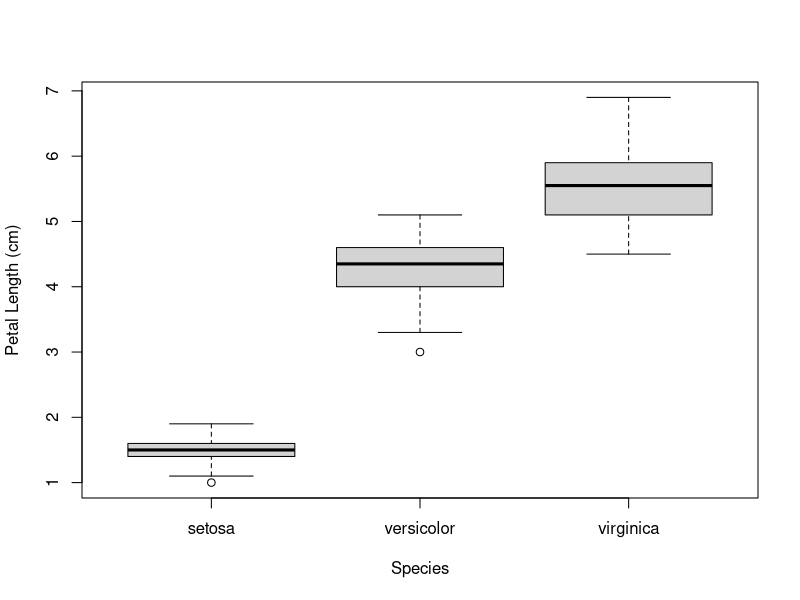
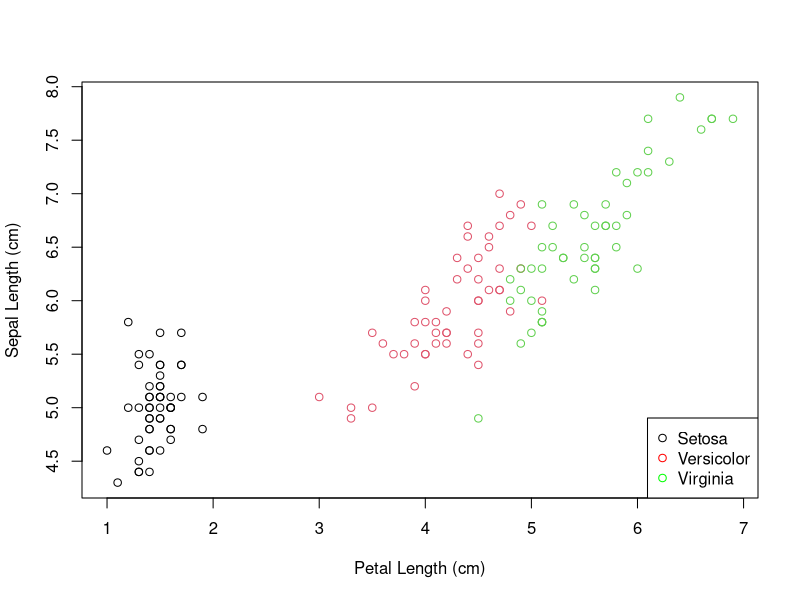
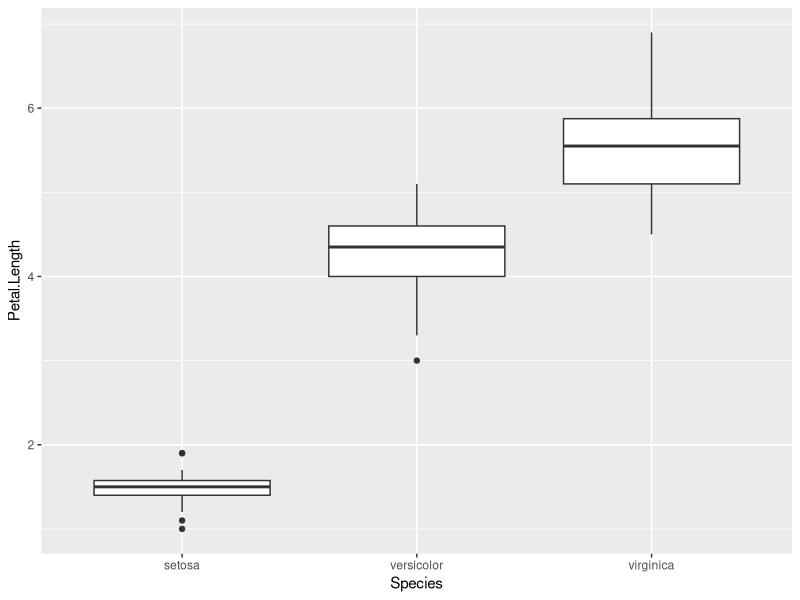
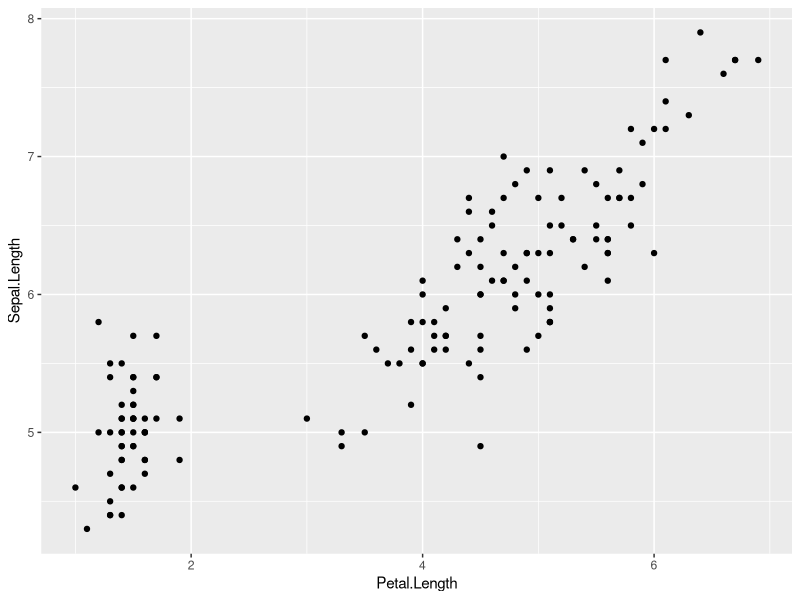
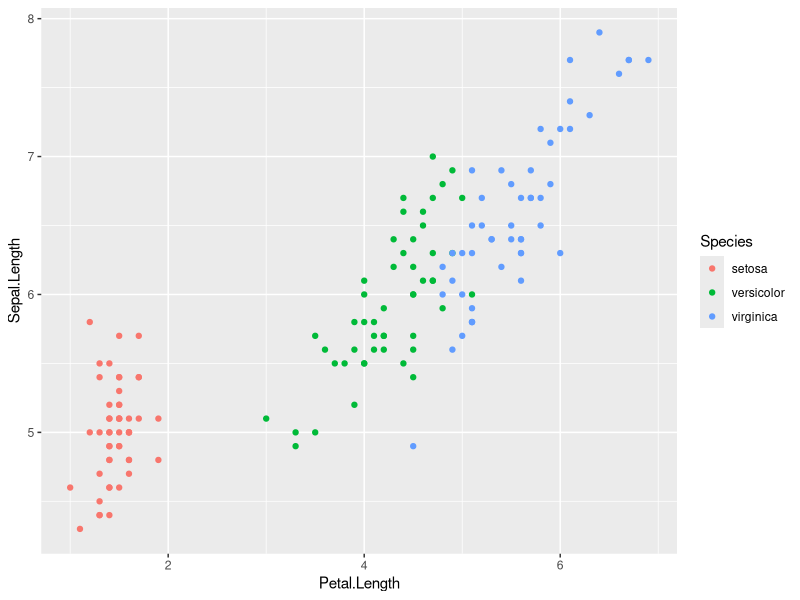

These figures' R source, in order:
### R-Ladies Chicago
## R TOUR - Basics for Graphing in R

# Installing & Loading Packages ----------------------------------
install.packages("ggplot2") # Make sure the argument is a string and is spelled correctly!
library(ggplot2) # Load the packages you need everytime you start R

# Get our data ----------------------------------
# Load Data into workspace. Here, we're loading a sample dataset that is already in R
data("iris") 

# See the first six rows of the dataset
head(iris) 

# See how large the dataset is
dim(iris) # output shows number of rows then number of columns

# What is this dataset about? You can use ? for other functions to get more info
?iris 

# Graphing in base R ----------------------------------
# Let's create a box plot that plots petal length for each flower species in the iris dataset
# boxplot(y ~ x, data, xlab="X AXIS LABEL", ylab="Y AXIS LABEL")
boxplot(Petal.Length ~ Species, iris, xlab = "Species", ylab = "Petal Length (cm)")

# Let's create a scatterplot that maps the relationship between petal and sepal length
# We'll use different colors to show different species by using the argument col = Species
?with # We'll use this function with(data,expr)
# plot(x,y,col=variable that determines color,type="p"points)
with(iris, plot(Petal.Length, Sepal.Length, col = Species, xlab = "Petal Length (cm)", ylab = "Sepal Length (cm)", type = "p"))
# Let's add a legend
legend("bottomright", pch = 1, col = c("black","red","green"), legend = c("Setosa", "Versicolor", "Virginia"))

# Graphing with ggplot2 ----------------------------------
# Let's create the same plots in ggplot. In ggplot you add layers to a base plot - ggplot()

# Let's make the boxplot from before
ggplot(iris,aes(x=Species,y=Petal.Length)) + # initial call indicating data and mapping aesthetics (aes)
  geom_boxplot() # layer specifying the plot

# Let's make the same scatter plot from before
ggplot(iris,aes(x=Petal.Length,y=Sepal.Length)) +
  geom_point()

ggplot(iris,aes(x=Petal.Length,y=Sepal.Length, colour=Species)) + # Here each dot will be colored based on the species column
  geom_point()

